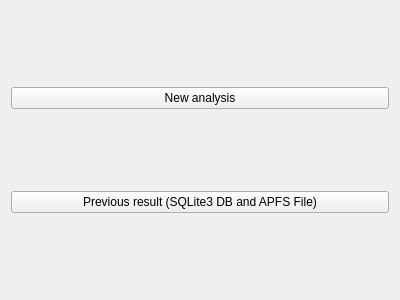
<?xml version="1.0" encoding="UTF-8"?>
<ui version="4.0">
 <class>Form</class>
 <widget class="QWidget" name="Form">
  <property name="geometry">
   <rect>
    <x>0</x>
    <y>0</y>
    <width>400</width>
    <height>300</height>
   </rect>
  </property>
  <property name="windowTitle">
   <string>APFS Tool</string>
  </property>
  <layout class="QVBoxLayout" name="verticalLayout">
   <item>
    <widget class="QPushButton" name="NewFileButton">
     <property name="text">
      <string>New analysis</string>
     </property>
    </widget>
   </item>
   <item>
    <widget class="QPushButton" name="ExistFileButton">
     <property name="text">
      <string>Previous result (SQLite3 DB and APFS File)</string>
     </property>
    </widget>
   </item>
  </layout>
 </widget>
 <tabstops>
  <tabstop>NewFileButton</tabstop>
  <tabstop>ExistFileButton</tabstop>
 </tabstops>
 <resources/>
 <connections>
  <connection>
   <sender>NewFileButton</sender>
   <signal>clicked()</signal>
   <receiver>Form</receiver>
   <slot>open_new_file</slot>
   <hints>
    <hint type="sourcelabel">
     <x>244</x>
     <y>95</y>
    </hint>
    <hint type="destinationlabel">
     <x>191</x>
     <y>121</y>
    </hint>
   </hints>
  </connection>
  <connection>
   <sender>ExistFileButton</sender>
   <signal>clicked()</signal>
   <receiver>Form</receiver>
   <slot>open_existent_file</slot>
   <hints>
    <hint type="sourcelabel">
     <x>185</x>
     <y>202</y>
    </hint>
    <hint type="destinationlabel">
     <x>184</x>
     <y>224</y>
    </hint>
   </hints>
  </connection>
 </connections>
 <slots>
  <slot>open_new_file()</slot>
  <slot>open_existent_file()</slot>
 </slots>
</ui>
